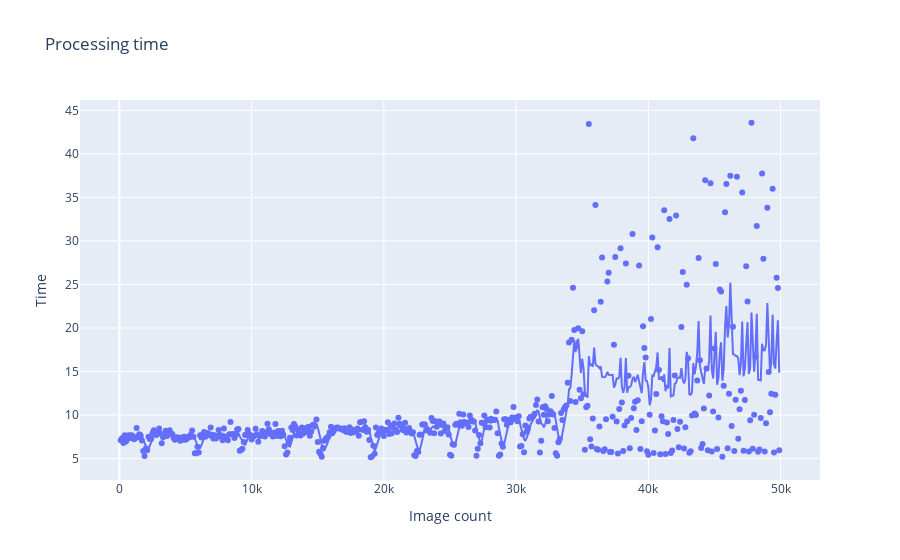
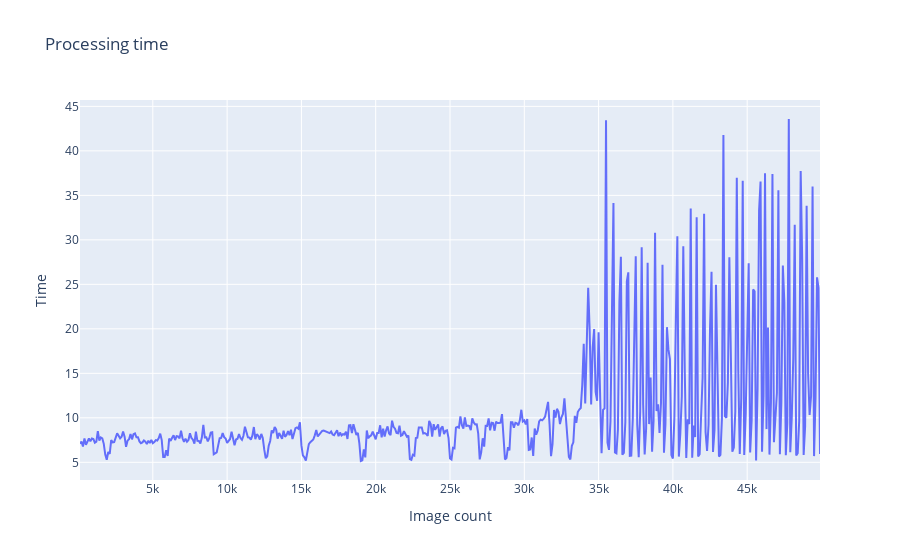
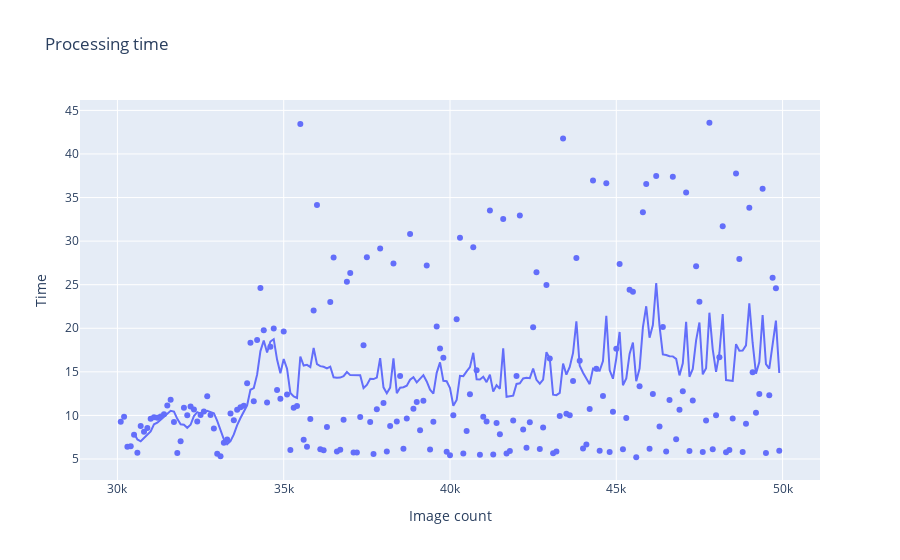

Write notebook code for charts like these, in order.
### Code cell
import pandas as pd
import plotly.express as px

df = pd.read_csv("../results/benchmark/default_baseline.csv")

fig = px.scatter(df, x="Image count", y="Time", title="Processing time", trendline="rolling", 
                 trendline_options=dict(window=5))
fig.show()

fig2 = px.line(df, x="Image count", y="Time", title="Processing time")
fig2.show()

df_subset = df.loc[df["Image count"] > 30000]

fig3 = px.scatter(df_subset, x="Image count", y="Time", title="Processing time", trendline="rolling", 
                 trendline_options=dict(window=5))
fig3.show()

df["Time"].sum() / 3600

### Figure 1 — Plotly figure (JSON) as saved in the notebook; plotly's stock layout.template omitted (floating-point values rounded to 4 significant figures; data arrays with more than 128 entries replaced by an {"elided": "..."} marker saying what was removed)
{"data": [{"hovertemplate": "Image count=%{x}<br>Time=%{y}<extra></extra>", "legendgroup": "", "marker": {"color": "#636efa", "symbol": "circle"}, "mode": "markers", "name": "", "orientation": "v", "showlegend": false, "type": "scatter", "x": {"elided": "499 int values"}, "xaxis": "x", "y": {"elided": "499 float values"}, "yaxis": "y"}, {"hovertemplate": "<b>Rolling mean trendline</b><br><br>Image count=%{x}<br>Time=%{y} <b>(trend)</b><extra></extra>", "legendgroup": "", "marker": {"color": "#636efa", "symbol": "circle"}, "mode": "lines", "name": "", "showlegend": false, "type": "scatter", "x": {"elided": "499 int values"}, "xaxis": "x", "y": {"elided": "499 float values"}, "yaxis": "y"}], "layout": {"legend": {"tracegroupgap": 0}, "title": {"text": "Processing time"}, "xaxis": {"anchor": "y", "domain": [0, 1], "title": {"text": "Image count"}}, "yaxis": {"anchor": "x", "domain": [0, 1], "title": {"text": "Time"}}}}

### Figure 2 — Plotly figure (JSON) as saved in the notebook; plotly's stock layout.template omitted (floating-point values rounded to 4 significant figures; data arrays with more than 128 entries replaced by an {"elided": "..."} marker saying what was removed)
{"data": [{"hovertemplate": "Image count=%{x}<br>Time=%{y}<extra></extra>", "legendgroup": "", "line": {"color": "#636efa", "dash": "solid"}, "marker": {"symbol": "circle"}, "mode": "lines", "name": "", "orientation": "v", "showlegend": false, "type": "scatter", "x": {"elided": "499 int values"}, "xaxis": "x", "y": {"elided": "499 float values"}, "yaxis": "y"}], "layout": {"legend": {"tracegroupgap": 0}, "title": {"text": "Processing time"}, "xaxis": {"anchor": "y", "domain": [0, 1], "title": {"text": "Image count"}}, "yaxis": {"anchor": "x", "domain": [0, 1], "title": {"text": "Time"}}}}

### Figure 3 — Plotly figure (JSON) as saved in the notebook; plotly's stock layout.template omitted (floating-point values rounded to 4 significant figures; data arrays with more than 128 entries replaced by an {"elided": "..."} marker saying what was removed)
{"data": [{"hovertemplate": "Image count=%{x}<br>Time=%{y}<extra></extra>", "legendgroup": "", "marker": {"color": "#636efa", "symbol": "circle"}, "mode": "markers", "name": "", "orientation": "v", "showlegend": false, "type": "scatter", "x": {"elided": "199 int values"}, "xaxis": "x", "y": {"elided": "199 float values"}, "yaxis": "y"}, {"hovertemplate": "<b>Rolling mean trendline</b><br><br>Image count=%{x}<br>Time=%{y} <b>(trend)</b><extra></extra>", "legendgroup": "", "marker": {"color": "#636efa", "symbol": "circle"}, "mode": "lines", "name": "", "showlegend": false, "type": "scatter", "x": {"elided": "199 int values"}, "xaxis": "x", "y": {"elided": "199 float values"}, "yaxis": "y"}], "layout": {"legend": {"tracegroupgap": 0}, "title": {"text": "Processing time"}, "xaxis": {"anchor": "y", "domain": [0, 1], "title": {"text": "Image count"}}, "yaxis": {"anchor": "x", "domain": [0, 1], "title": {"text": "Time"}}}}
